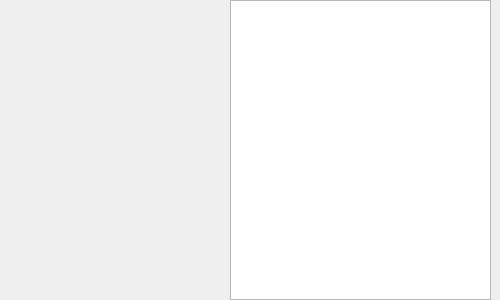
<?xml version="1.0" encoding="UTF-8"?>
<ui version="4.0">
 <class>Form</class>
 <widget class="QWidget" name="Form">
  <property name="geometry">
   <rect>
    <x>0</x>
    <y>0</y>
    <width>500</width>
    <height>300</height>
   </rect>
  </property>
  <property name="minimumSize">
   <size>
    <width>300</width>
    <height>300</height>
   </size>
  </property>
  <property name="windowTitle">
   <string>Project Manager</string>
  </property>
  <widget class="QListWidget" name="listWidget">
   <property name="geometry">
    <rect>
     <x>230</x>
     <y>0</y>
     <width>261</width>
     <height>300</height>
    </rect>
   </property>
  </widget>
 </widget>
 <resources/>
 <connections/>
</ui>
